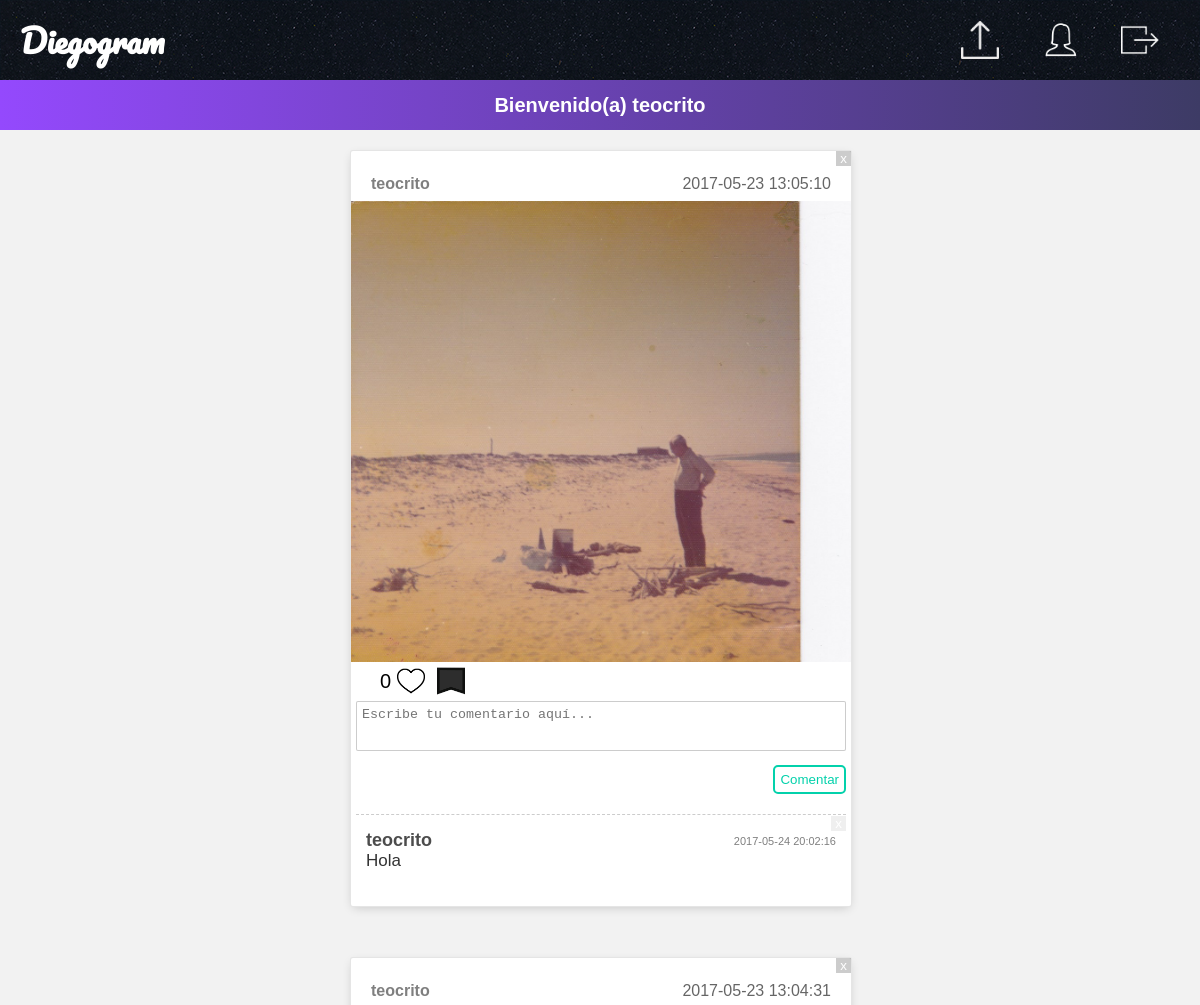
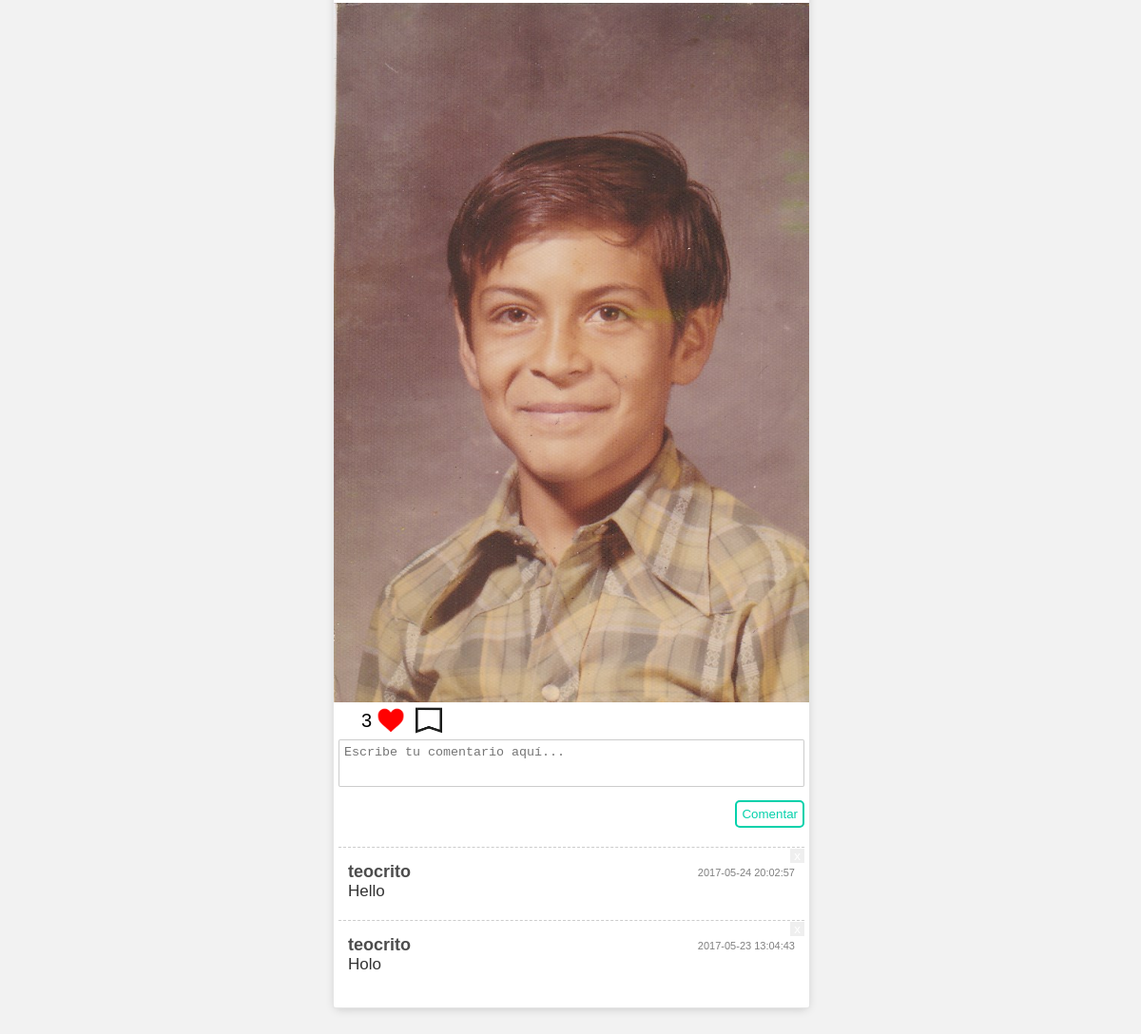
The page /php/biografia.php (signed in) on the database its author committed (2 pictures, top to bottom).
### tables this page shows
CREATE TABLE IF NOT EXISTS `image` (
  `idImage` int(6) NOT NULL AUTO_INCREMENT,
  `name` varchar(30) DEFAULT NULL,
  `idUser` int(6) DEFAULT NULL,
  `uploadDate` timestamp NOT NULL DEFAULT CURRENT_TIMESTAMP ON UPDATE CURRENT_TIMESTAMP,
  PRIMARY KEY (`idImage`),
  KEY `FK` (`idUser`)
);

CREATE TABLE IF NOT EXISTS `user` (
  `idUser` int(6) NOT NULL AUTO_INCREMENT,
  `username` varchar(30) DEFAULT NULL,
  `mail` varchar(35) DEFAULT NULL,
  `nickname` varchar(20) DEFAULT NULL,
  `password` varchar(100) DEFAULT NULL,
  `regDate` timestamp NOT NULL DEFAULT CURRENT_TIMESTAMP ON UPDATE CURRENT_TIMESTAMP,
  PRIMARY KEY (`idUser`)
);

CREATE TABLE IF NOT EXISTS `comment` (
  `idComment` int(6) NOT NULL AUTO_INCREMENT,
  `comment` varchar(100) NOT NULL,
  `idUser` int(6) NOT NULL,
  `idImage` int(6) NOT NULL,
  `comDate` timestamp NOT NULL DEFAULT CURRENT_TIMESTAMP ON UPDATE CURRENT_TIMESTAMP,
  `nickname` varchar(40) NOT NULL,
  PRIMARY KEY (`idComment`),
  KEY `FK` (`idUser`,`idImage`),
  KEY `comment_ibfk_2` (`idImage`)
);

### php/funcionCargarImagenes.php (called while the page is built, shortened)
<?php
  $conn = new DB();
  $conn = $conn->conectar();
  $totalLikes = 0;
  $queryFotos = "SELECT i.name, i.uploadDate, i.idImage, i.idUser, u.nickname, u.idUser
                 FROM image i, user u
                 WHERE u.idUser = i.idUser
                 ORDER BY uploadDate DESC;";
  $queryLikes = "SELECT COUNT(idImage) AS total, idImage, idUser AS id
                 FROM gusta
                 GROUP BY idImage, idUser";
  $queryComentarios = "SELECT * FROM comment
                       ORDER BY comDate DESC;";
  $queryMarcas = "SELECT * FROM mark";
  $fotos = $conn->query($queryFotos);
  $comentarios = $conn->query($queryComentarios);
  $marcas = $conn->query($queryMarcas);
 ?>

### php/biografia.php (the view, shortened to what this page needs)
<!DOCTYPE html>
<html>
<?php
include('funcionCargarImagenes.php');
if (isset($_SESSION['id'])) {
?>
  <head>
    <link rel="stylesheet" href="../css/estilosBiografia.css">
  </head>
  <body onload="recargar()">
  <div class="header">
    <div class="nom">
      <a href="biografia.php"><h1>Diegogram</h1></a>
    </div>
    <div class="menu">
      <ul>
        <li><a href="biografia.php?salir=1"><img src="../images/salir.png"></a></li>
        <li><a href="perfil.php?id=<?=$_SESSION['id'] ?>"><img src="../images/user.png"></a></li>
        <li>
          <form action="#" enctype="multipart/form-data" method="POST">
            <label for="imagen"><img src="../images/upload.png"></label>
          </form>
        </li>
      </ul>
    </div>
  </div>
    <div class="encabezado">
      <h2>Bienvenido(a) <?=$_SESSION['nickname'] ?></h2>
    </div>
    <?php
    while ($foto = $fotos->fetch_assoc()) {
     ?>
     <div class="contenedorFoto">
         <div class="datos">
         <?php if ($foto['idUser'] == $_SESSION['id']){ ?>
           <button onclick="eliminar(<?=$foto['idImage']?>)">x</button>
         <?php } ?>
          <a href="perfil.php?id=<?=$foto['idUser']?>"><?=$foto['nickname']?></a> <p><?=$foto['uploadDate']?></p>
         </div>
         <div class="foto">
            <img src="../img/<?=$foto['name']?>">
         </div>
       <div class="likes">
         <?php
         $onclick = "darLike(".$foto['idImage'].")";
         $texto = "cora1";
         while($like = $likes->fetch_assoc()){
           if ($like['idImage'] == $foto['idImage']){
             if($like['id'] == $_SESSION['id']){
                     $onclick = "quitarLike(".$foto['idImage'].")";
                     $texto = "cora2";
              }
              $totalLikes += $like['total'];
            }
            }
            $onclickM = "ponerMarca(".$foto['idImage'].")";
            $textoM = "marcar";
            while($marca = $marcas->fetch_assoc()){
              if ($marca['idImage'] == $foto['idImage']) {
                if ($marca['idUser'] == $_SESSION['id']) {
                  $onclickM = "quitarMarca(".$foto['idImage'].")";
                  $textoM = "desmarcar";
                }
              }
            }
              ?>
           <p id="l<?=$foto['idImage']?>"><?=$totalLikes?></p>
           <?php
              $likes = $conn->query($queryLikes);
              $marcas = $conn->query($queryMarcas);
              $totalLikes = 0;
            ?>
           <button id="b<?=$foto['idImage']?>" onclick="<?=$onclick?>" class="like"><img src="../images/<?=$texto?>.png"></button>
           <button id="m<?=$foto['idImage']?>" onclick="<?=$onclickM?>" class="like"><img src="../images/<?=$textoM?>.png"></button>
       </div>
       <div class="comentarios" id="<?=$foto['idImage']?>">
       <textarea id="comentario<?=$foto['idImage']?>" placeholder="Escribe tu comentario aquí..."></textarea>
            <button  onclick="comentar(<?=$foto['idImage']?>)" class="btnComentar">Comentar</button>
         <?php while($comentario = $comentarios->fetch_assoc()){ ?>
             <?php if($comentario['idImage'] == $foto['idImage']){ ?>
               <div class="comentario">
                <h5><a href="perfil.php?id=<?=$comentario['idUser']?>"><?=$comentario['nickname']?></a></h5>
                <?php if ($comentario['idUser'] == $_SESSION['id']) { ?>
                <button onclick="eliminarComentario(<?=$comentario['idComment']?>)">x</button>
                <?php } ?>
                <p><?=$comentario['comDate']?></p>
                <h6><?=$comentario['comment']?></h6>
               </div>
             <?php }} $comentarios = $conn->query($queryComentarios);?>
       </div>
     </div>
    <?php } }
    else{
      header("Location: index.php");
    }
    ?>
  </body>
</html>

### css/estilosBiografia.css (style rules this page uses)
* { margin: 0px; padding: 0px; }
body { font-family: 'segoe-ui',sans-serif; background: rgba(0,0,0,.05); }
.header { width: 100%; height: 80px; background: url(../images/fondologin.png); float: left; position: relative; }
.header>.nom>a { width: 20%; height: 100%; font-family: 'Pacifico', cursive !important; color: #fff; line-height: 80px; padding-left: 20px; box-sizing: border-box; float: left; position: relative; cursor:pointer; text-decoration: none; }
.header>.menu { width: 80%; height: 100%; float: left; position: relative; padding-right: 20px; box-sizing: border-box; }
.menu>ul { float: left; position: relative; width: 100%; list-style: none; height: 100%; }
.menu>ul>li { float: right; position: relative; height: 80px; padding: 21px; box-sizing: border-box; }
.menu>ul>li>a, .menu>ul>li>form { height: 100%; }
.menu>ul>li>a>img, .menu>ul>li>form>label>img { height: 100%; -webkit-filter: invert(100%); cursor: pointer; }
.encabezado { width: 100%; height: 50px; position: relative; float: left; margin-bottom: 20px; background: linear-gradient(90deg, #9449FD,#3D3B65); }
.encabezado>h2 { color: #fff; font-size: 20px; text-align: center; line-height: 50px; }
.contenedorFoto { left: 50%; margin-left: -250px; position: relative; float: left; margin-bottom: 50px; width: 500px; clear: both; background: #fff; box-shadow: 0px 3px 10px -3px rgba(0,0,0,.2); border-radius: 3px; border: 1px solid rgba(0,0,0,.1); }
.datos { width: 100%; height: 50px; padding-left: 20px; box-sizing: border-box; line-height: 35px; padding-top: 15px; }
.datos a { text-decoration: none; font-weight: bold; width: 50%; float: left; color: rgba(0,0,0,.5); box-sizing: border-box; }
.datos p { width: 50%; float: left; text-align: right; padding-right: 20px; box-sizing: border-box; opacity: .6; }
.foto { width: 100%; text-align: center; }
.foto>img { width: 100%; }
.datos>button { position: absolute; right: 0px; top: 0px; width: 15px; height: 15px; line-height: 15px; border: none; background: rgba(0,0,0,.2); color: #fff; }
.likes { padding-left: 10px; box-sizing: border-box; width: 100%; position: relative; float: left; height: 30px; line-height: 30px; }
.likes>p { width: 30px; float: left; position: relative; text-align: right; padding-right: 5px; font-size: 20px; }
.likes>button { background: none; float: left; position: relative; height: 30px; width: 30px; border: none; outline: none; margin-right: 10px; }
.likes>button>img { max-height: 100%; }
.comentarios { float: left; position: relative; width: 100%; padding: 5px; box-sizing: border-box; margin-bottom: 20px; }
.comentarios>textarea { width: 100%; resize: none; border-radius: 2px; outline: none; border: 1px solid rgba(0,0,0,.2); padding: 5px; box-sizing: border-box; height: 50px; }
.comentarios>button { float: right; border: none; background: #fff; border: 2px solid #03D1AB; color: #03D1AB; padding: 5px; box-sizing: border-box; border-radius: 5px; margin-bottom: 10px; margin-top: 10px; outline: none; }
.comentario { position: relative; float: left; width: 100%; padding: 10px; padding-top: 15px !important; box-sizing: border-box; border-top: 1px dashed rgba(0,0,0,.2); margin-top:10px; }
.comentario>h5>a { text-decoration: none; color: rgba(0,0,0,.7); font-size: 18px; width: 20%; position: relative; float: left; }
.comentario>button { border:none; width: 15px; height: 15px; position: absolute; right: 0px; top: 1px; color: #fff; outline: none; }
.comentario>p { float: left; position: relative; text-align: right; width: 80%; opacity: .5; font-size: 11px; margin-top: 5px; }
.comentario>h6 { width: 100%; position: relative; float: left; font-size: 17px; font-weight: normal; opacity: .8; }

### rows shown on the page
image: idUser.nickname "teocrito", uploadDate "2017-05-23 13:05:10", name (picture), shows a picture, idImage "Escribe tu comentario aquí..."
comment: nickname "teocrito", comDate "2017-05-24 20:02:16", comment "Hola"
image: idUser.nickname "teocrito", uploadDate "2017-05-23 13:04:31", name (picture), totalLikes "3", shows a picture, idImage "Escribe tu comentario aquí..."
comment: nickname "teocrito", comDate "2017-05-24 20:02:57", comment "Hello"
comment: nickname "teocrito", comDate "2017-05-23 13:04:43", comment "Holo"

### other values the page prints
$_SESSION['nickname'] "teocrito"
